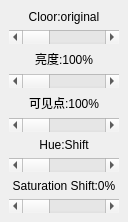
                            <widget class="QWidget" name="page_11">
                             <property name="geometry">
                              <rect>
                               <x>0</x>
                               <y>0</y>
                               <width>128</width>
                               <height>222</height>
                              </rect>
                             </property>
                             <attribute name="label">
                              <string>颜色</string>
                             </attribute>
                             <layout class="QHBoxLayout" name="horizontalLayout_4">
                              <property name="spacing">
                               <number>0</number>
                              </property>
                              <property name="leftMargin">
                               <number>0</number>
                              </property>
                              <property name="topMargin">
                               <number>0</number>
                              </property>
                              <property name="rightMargin">
                               <number>0</number>
                              </property>
                              <property name="bottomMargin">
                               <number>0</number>
                              </property>
                              <item>
                               <widget class="QWidget" name="widget_4" native="true">
                                <layout class="QVBoxLayout" name="verticalLayout_4">
                                 <item>
                                  <widget class="QLabel" name="label_2">
                                   <property name="text">
                                    <string>Cloor:original</string>
                                   </property>
                                   <property name="alignment">
                                    <set>Qt::AlignCenter</set>
                                   </property>
                                  </widget>
                                 </item>
                                 <item>
                                  <widget class="QScrollBar" name="horizontalScrollBar">
                                   <property name="orientation">
                                    <enum>Qt::Horizontal</enum>
                                   </property>
                                  </widget>
                                 </item>
                                 <item>
                                  <widget class="QLabel" name="label_3">
                                   <property name="text">
                                    <string>亮度:100%</string>
                                   </property>
                                   <property name="alignment">
                                    <set>Qt::AlignCenter</set>
                                   </property>
                                  </widget>
                                 </item>
                                 <item>
                                  <widget class="QScrollBar" name="horizontalScrollBar_4">
                                   <property name="orientation">
                                    <enum>Qt::Horizontal</enum>
                                   </property>
                                  </widget>
                                 </item>
                                 <item>
                                  <widget class="QLabel" name="label_4">
                                   <property name="text">
                                    <string>可见点:100%</string>
                                   </property>
                                   <property name="alignment">
                                    <set>Qt::AlignCenter</set>
                                   </property>
                                  </widget>
                                 </item>
                                 <item>
                                  <widget class="QScrollBar" name="horizontalScrollBar_5">
                                   <property name="orientation">
                                    <enum>Qt::Horizontal</enum>
                                   </property>
                                  </widget>
                                 </item>
                                 <item>
                                  <widget class="QLabel" name="label_5">
                                   <property name="text">
                                    <string>Hue:Shift</string>
                                   </property>
                                   <property name="alignment">
                                    <set>Qt::AlignCenter</set>
                                   </property>
                                  </widget>
                                 </item>
                                 <item>
                                  <widget class="QScrollBar" name="horizontalScrollBar_6">
                                   <property name="orientation">
                                    <enum>Qt::Horizontal</enum>
                                   </property>
                                  </widget>
                                 </item>
                                 <item>
                                  <widget class="QLabel" name="label_6">
                                   <property name="text">
                                    <string>Saturation Shift:0%</string>
                                   </property>
                                   <property name="alignment">
                                    <set>Qt::AlignCenter</set>
                                   </property>
                                  </widget>
                                 </item>
                                 <item>
                                  <widget class="QScrollBar" name="horizontalScrollBar_7">
                                   <property name="orientation">
                                    <enum>Qt::Horizontal</enum>
                                   </property>
                                  </widget>
                                 </item>
                                </layout>
                               </widget>
                              </item>
                             </layout>
                            </widget>
